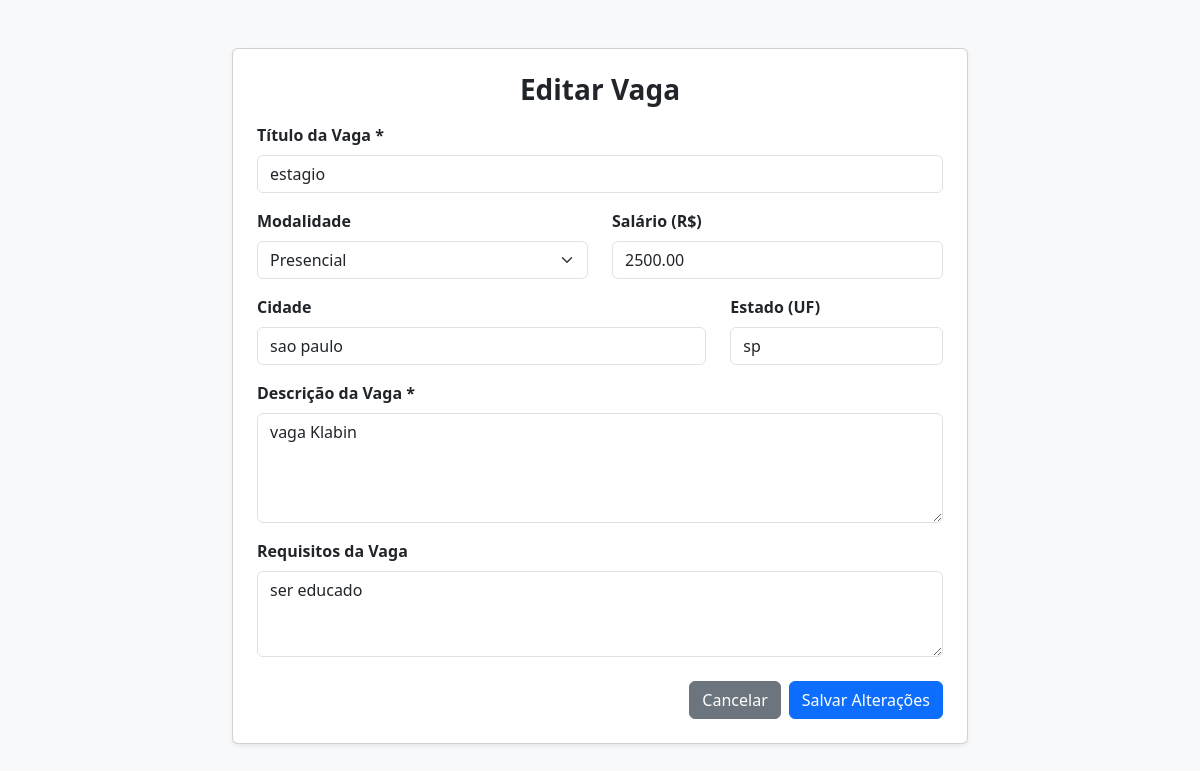
The page /formEditarVaga.php?id=3 (signed in) on the database its author committed.
### tables this page shows
CREATE TABLE `vaga` (
  `idVaga` int NOT NULL,
  `idEmpresa` int NOT NULL,
  `tituloVaga` varchar(200) NOT NULL,
  `descricaoVaga` text NOT NULL,
  `requisitosVaga` text,
  `modalidadeVaga` varchar(50) DEFAULT 'Presencial',
  `salarioVaga` decimal(10,2) DEFAULT NULL,
  `cidadeVaga` varchar(100) DEFAULT NULL,
  `estadoVaga` varchar(2) DEFAULT NULL,
  `statusVaga` varchar(20) DEFAULT 'Ativa',
  `dataCriacao` datetime DEFAULT CURRENT_TIMESTAMP
);

### formEditarVaga.php (the view, shortened to what this page needs)
<?php
include "conexaoBD.php";
$idEmpresa = $_SESSION['idEmpresa'];
$idVaga = $_GET['id'] ?? 0;
$sqlVaga = "SELECT * FROM vaga WHERE idVaga = '$idVaga' AND idEmpresa = '$idEmpresa'";
$resVaga = mysqli_query($conn, $sqlVaga);
$vaga = mysqli_fetch_assoc($resVaga);
?>
<!DOCTYPE html>
<html lang="pt-br">
<head>
    <link href="https://cdn.jsdelivr.net/npm/bootstrap@5.3.0/dist/css/bootstrap.min.css" rel="stylesheet">
</head>
<body class="bg-light">
<div class="container py-5">
    <div class="row justify-content-center">
        <div class="col-md-8">
            <div class="card shadow-sm p-4">
                <h3 class="fw-bold mb-3 text-center">Editar Vaga</h3>
                <form action="formEditarVaga.php?id=<?= $idVaga ?>" method="POST">
                    <div class="mb-3">
                        <label class="form-label fw-bold">Título da Vaga *</label>
                        <input type="text" class="form-control" name="tituloVaga" value="<?= htmlspecialchars($vaga['tituloVaga']) ?>" required>
                    </div>
                    <div class="row">
                        <div class="col-md-6 mb-3">
                            <label class="form-label fw-bold">Modalidade</label>
                            <select class="form-select" name="modalidadeVaga">
                                <option value="Presencial" <?= $vaga['modalidadeVaga'] == 'Presencial' ? 'selected' : '' ?>>Presencial</option>
                            </select>
                        </div>
                        <div class="col-md-6 mb-3">
                            <label class="form-label fw-bold">Salário (R$)</label>
                            <input type="text" class="form-control" name="salarioVaga" value="<?= htmlspecialchars($vaga['salarioVaga']) ?>">
                        </div>
                    </div>
                    <div class="row">
                        <div class="col-md-8 mb-3">
                            <label class="form-label fw-bold">Cidade</label>
                            <input type="text" class="form-control" name="cidadeVaga" value="<?= htmlspecialchars($vaga['cidadeVaga']) ?>">
                        </div>
                        <div class="col-md-4 mb-3">
                            <label class="form-label fw-bold">Estado (UF)</label>
                            <input type="text" class="form-control" name="estadoVaga" value="<?= htmlspecialchars($vaga['estadoVaga']) ?>" maxlength="2">
                        </div>
                    </div>
                    <div class="mb-3">
                        <label class="form-label fw-bold">Descrição da Vaga *</label>
                        <textarea class="form-control" name="descricaoVaga" rows="4" required><?= htmlspecialchars($vaga['descricaoVaga']) ?></textarea>
                    </div>
                    <div class="mb-4">
                        <label class="form-label fw-bold">Requisitos da Vaga</label>
                        <textarea class="form-control" name="requisitosVaga" rows="3"><?= htmlspecialchars($vaga['requisitosVaga']) ?></textarea>
                    </div>
                    <div class="d-flex justify-content-end gap-2">
                        <a href="inicioEmpresa.php" class="btn btn-secondary">Cancelar</a>
                        <button type="submit" class="btn btn-primary">Salvar Alterações</button>
                    </div>
                </form>
            </div>
        </div>
    </div>
</div>
</body>
</html>

### rows shown on the page
vaga: tituloVaga "estagio", modalidadeVaga "Presencial", salarioVaga "2500.00", cidadeVaga "sao paulo", estadoVaga "sp", descricaoVaga "vaga Klabin", requisitosVaga "ser educado"
